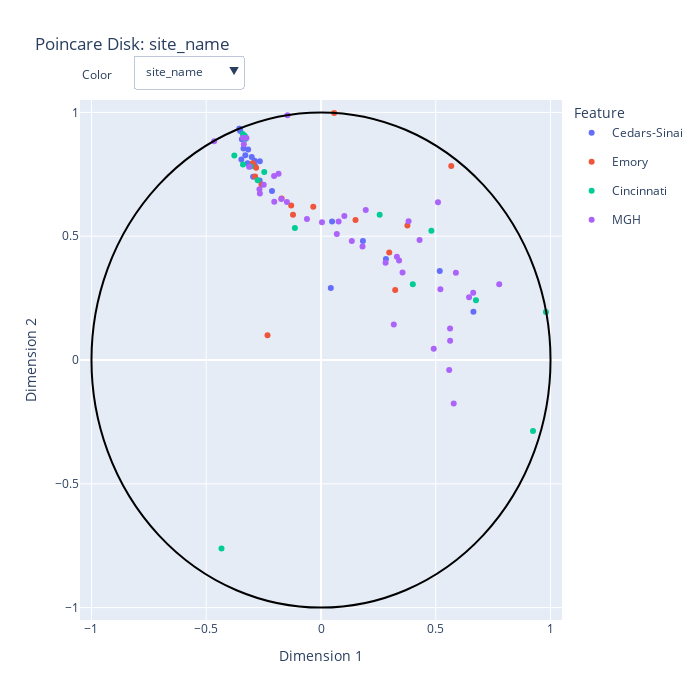

Here is the notebook cell this chart was saved with:
### Code cell
fig = plot_mixture_embeddings(mixture_embeddings[:, 0], mixture_embeddings[:, 1], features)
fig.show()
